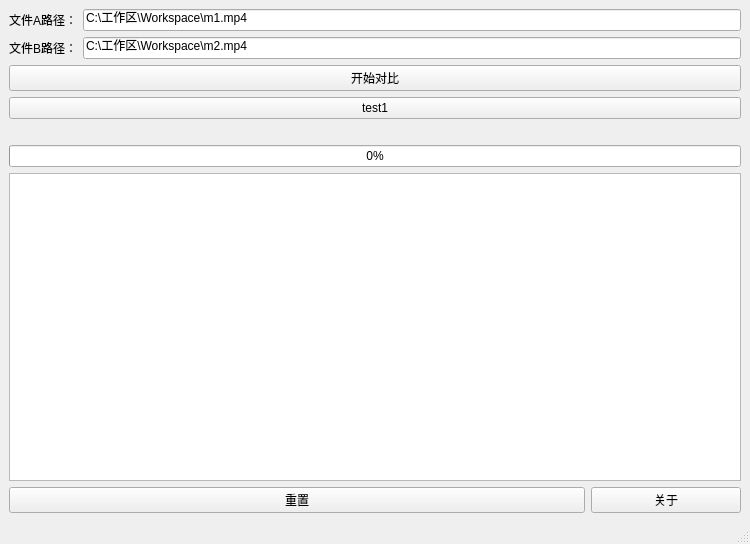
<?xml version="1.0" encoding="UTF-8"?>
<ui version="4.0">
 <class>MainWindow</class>
 <widget class="QMainWindow" name="MainWindow">
  <property name="geometry">
   <rect>
    <x>0</x>
    <y>0</y>
    <width>750</width>
    <height>544</height>
   </rect>
  </property>
  <property name="acceptDrops">
   <bool>true</bool>
  </property>
  <property name="windowTitle">
   <string>睿火文件对比</string>
  </property>
  <widget class="QWidget" name="centralwidget">
   <layout class="QVBoxLayout" name="verticalLayout_2">
    <item>
     <layout class="QVBoxLayout" name="verticalLayout">
      <item>
       <layout class="QHBoxLayout" name="horizontalLayout">
        <item>
         <widget class="QLabel" name="pathALabel">
          <property name="text">
           <string>文件A路径：</string>
          </property>
         </widget>
        </item>
        <item>
         <widget class="DragLineEdit" name="pathALineEdit">
          <property name="text">
           <string>C:\工作区\Workspace\m1.mp4</string>
          </property>
         </widget>
        </item>
       </layout>
      </item>
      <item>
       <layout class="QHBoxLayout" name="horizontalLayout_2">
        <item>
         <widget class="QLabel" name="pathBLabel">
          <property name="text">
           <string>文件B路径：</string>
          </property>
         </widget>
        </item>
        <item>
         <widget class="DragLineEdit" name="pathBLineEdit">
          <property name="text">
           <string>C:\工作区\Workspace\m2.mp4</string>
          </property>
         </widget>
        </item>
       </layout>
      </item>
      <item>
       <layout class="QHBoxLayout" name="horizontalLayout_3">
        <item>
         <widget class="QPushButton" name="startComparingButton">
          <property name="text">
           <string>开始对比</string>
          </property>
         </widget>
        </item>
       </layout>
      </item>
      <item>
       <layout class="QHBoxLayout" name="horizontalLayout_6">
        <item>
         <widget class="QPushButton" name="pushButton">
          <property name="text">
           <string>test1</string>
          </property>
         </widget>
        </item>
       </layout>
      </item>
      <item>
       <layout class="QHBoxLayout" name="horizontalLayout_4">
        <item>
         <widget class="QLabel" name="infoLabel">
          <property name="text">
           <string/>
          </property>
         </widget>
        </item>
       </layout>
      </item>
      <item>
       <layout class="QHBoxLayout" name="horizontalLayout_7">
        <item>
         <widget class="QProgressBar" name="progressBar">
          <property name="value">
           <number>0</number>
          </property>
         </widget>
        </item>
       </layout>
      </item>
      <item>
       <layout class="QHBoxLayout" name="horizontalLayout_5">
        <item>
         <widget class="QTextBrowser" name="outputTextBrowser"/>
        </item>
       </layout>
      </item>
      <item>
       <layout class="QHBoxLayout" name="horizontalLayout_8">
        <item>
         <widget class="QPushButton" name="resetButton">
          <property name="text">
           <string>重置</string>
          </property>
         </widget>
        </item>
        <item>
         <widget class="QPushButton" name="aboutButton">
          <property name="maximumSize">
           <size>
            <width>150</width>
            <height>16777215</height>
           </size>
          </property>
          <property name="text">
           <string>关于</string>
          </property>
         </widget>
        </item>
       </layout>
      </item>
     </layout>
    </item>
   </layout>
  </widget>
  <widget class="QMenuBar" name="menubar">
   <property name="geometry">
    <rect>
     <x>0</x>
     <y>0</y>
     <width>750</width>
     <height>26</height>
    </rect>
   </property>
  </widget>
  <widget class="QStatusBar" name="statusbar"/>
 </widget>
 <customwidgets>
  <customwidget>
   <class>DragLineEdit</class>
   <extends>QLineEdit</extends>
   <header>draglineedit.h</header>
  </customwidget>
 </customwidgets>
 <resources/>
 <connections/>
</ui>
